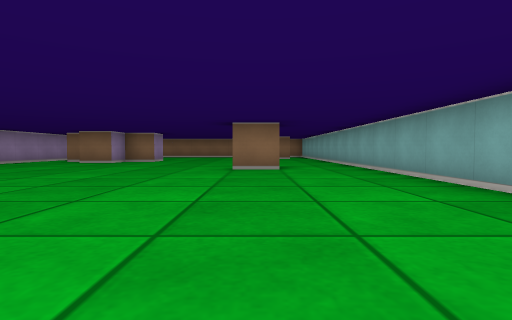
View 1 (above)

15 first-person views from a walk through a cub3D maze. The camera is about half as high as the walls, tilts 2° down and sees 80° across. The floor is counted in squares. Each view is taken from the middle of a square. On the plan, view 1 faces up. The plan holds only what a view shows up to about 9 squares ahead; the rest is blank. The place goes on beyond the plan.

View 2
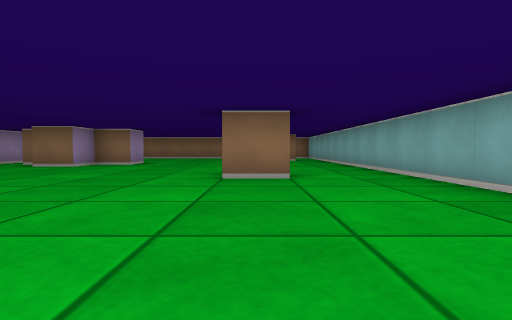

View 3
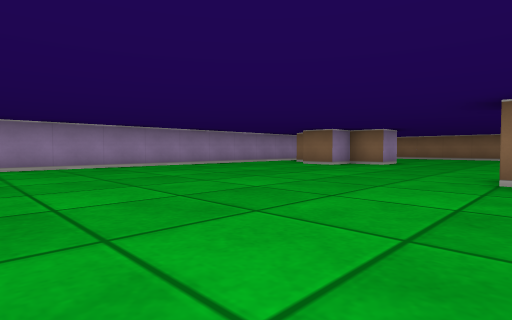

View 4
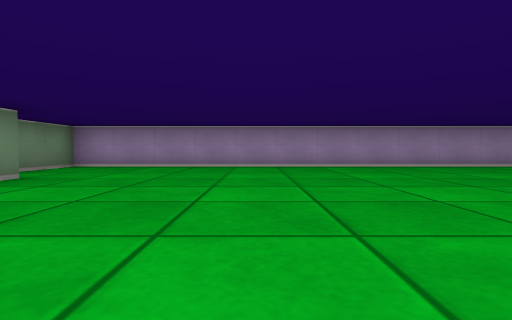

View 5
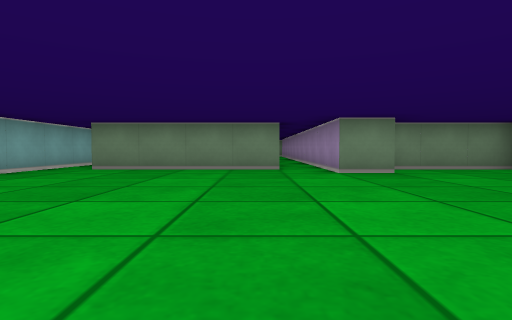

View 6
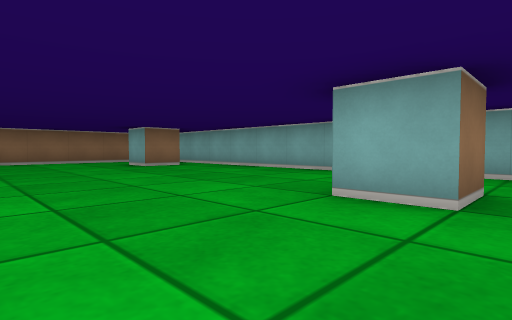

View 7
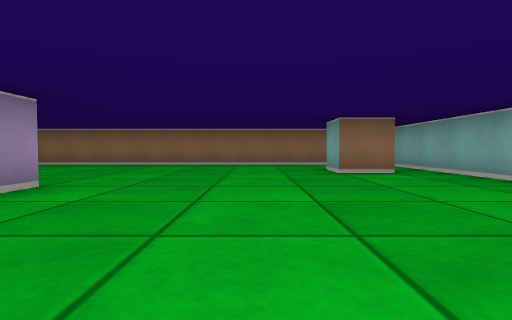

View 8
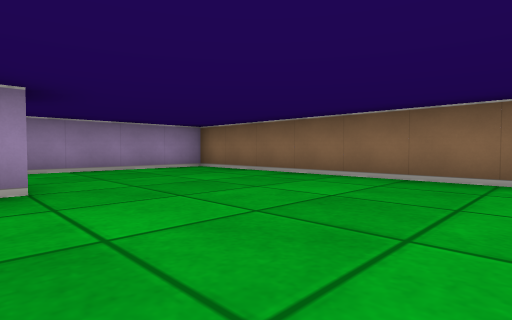

View 9
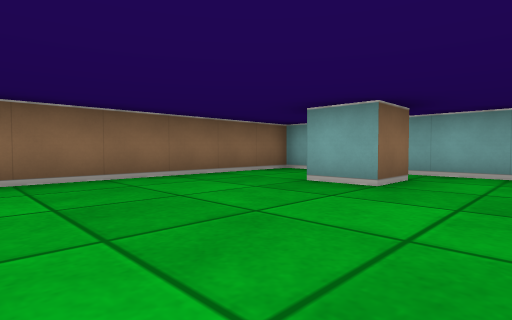

View 10
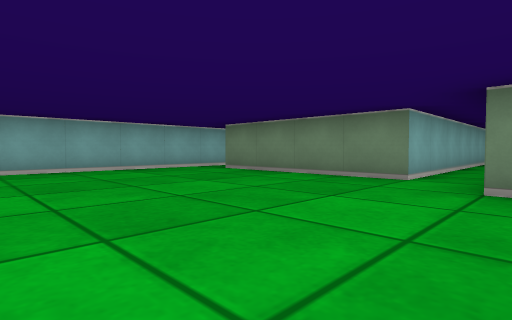

View 11
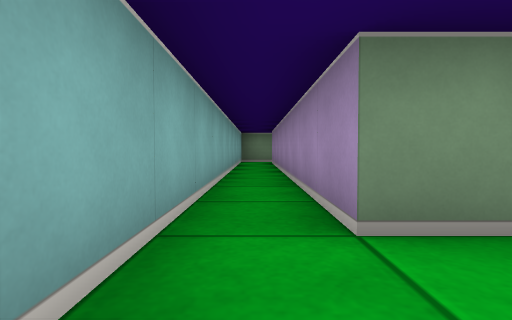

View 12
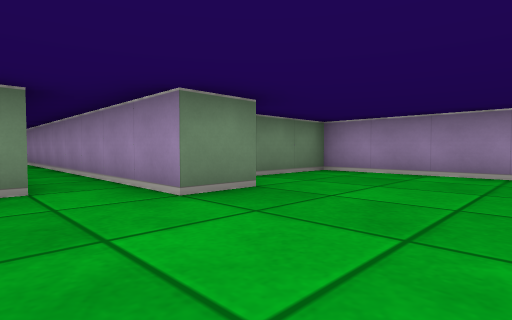

View 13
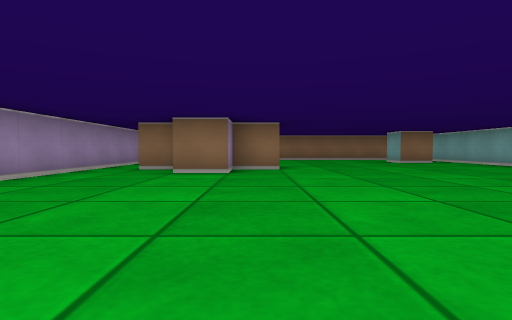

View 14
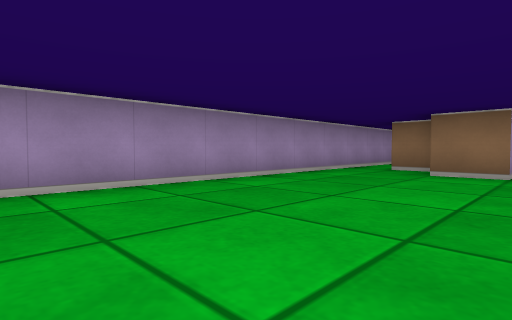

View 15
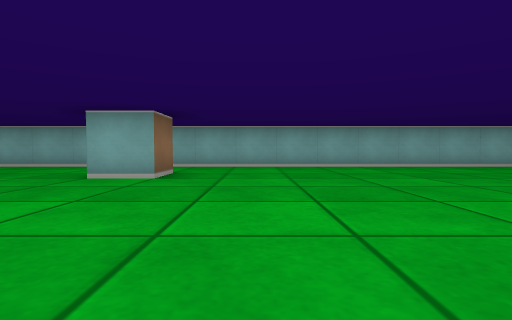

### Floor plan
Points are (right, up) in squares from view 1. A wall is a line through its corners. A room is listed if a view was taken in it or the views show most of it. See-through windows are left out.
Room 1 (views 1, 2, 3, 4, 5, 6, 7, 8, 9, 10, 11, 12, 13, 14, 15)
walls: (0.6, 6.5) (-0.5, 6.5) (-0.5, 7.5); (-3.5, 11.5) (-3.5, 10.5) (-4.5, 10.5) (-4.5, 9.5) (-5.5, 9.5); (-5.8, 10.5) (-6.5, 10.5); (-4.6, -0.5) (-3.5, -0.5) (-3.5, -8.5); (1.6, 13.5) (0.5, 13.5) (0.5, 14.5); (-2.5, -7.5) (-2.5, -1.5) (1.5, -1.5) (1.5, -9); (2.5, -8.6) (2.5, 16.5) (-7.5, 16.5) (-7.5, -1.5) (-4.9, -1.5)

Positions as (right, up) in squares from view 1, and headings:
1: (0, 0), facing up
2: (0, 2), facing up
3: (0, 2), facing up-left
4: (0, 3), facing left
5: (-2, 5), facing down
6: (-3, 6), facing up-right
7: (-1, 8), facing up
8: (-1, 12), facing up-left
9: (-3, 12), facing up-right
10: (-4, 3), facing down-right
11: (2, 0), facing down
12: (-2, 2), facing down-left
13: (-4, 4), facing up
14: (-4, 4), facing up-left
15: (-5, 5), facing right
